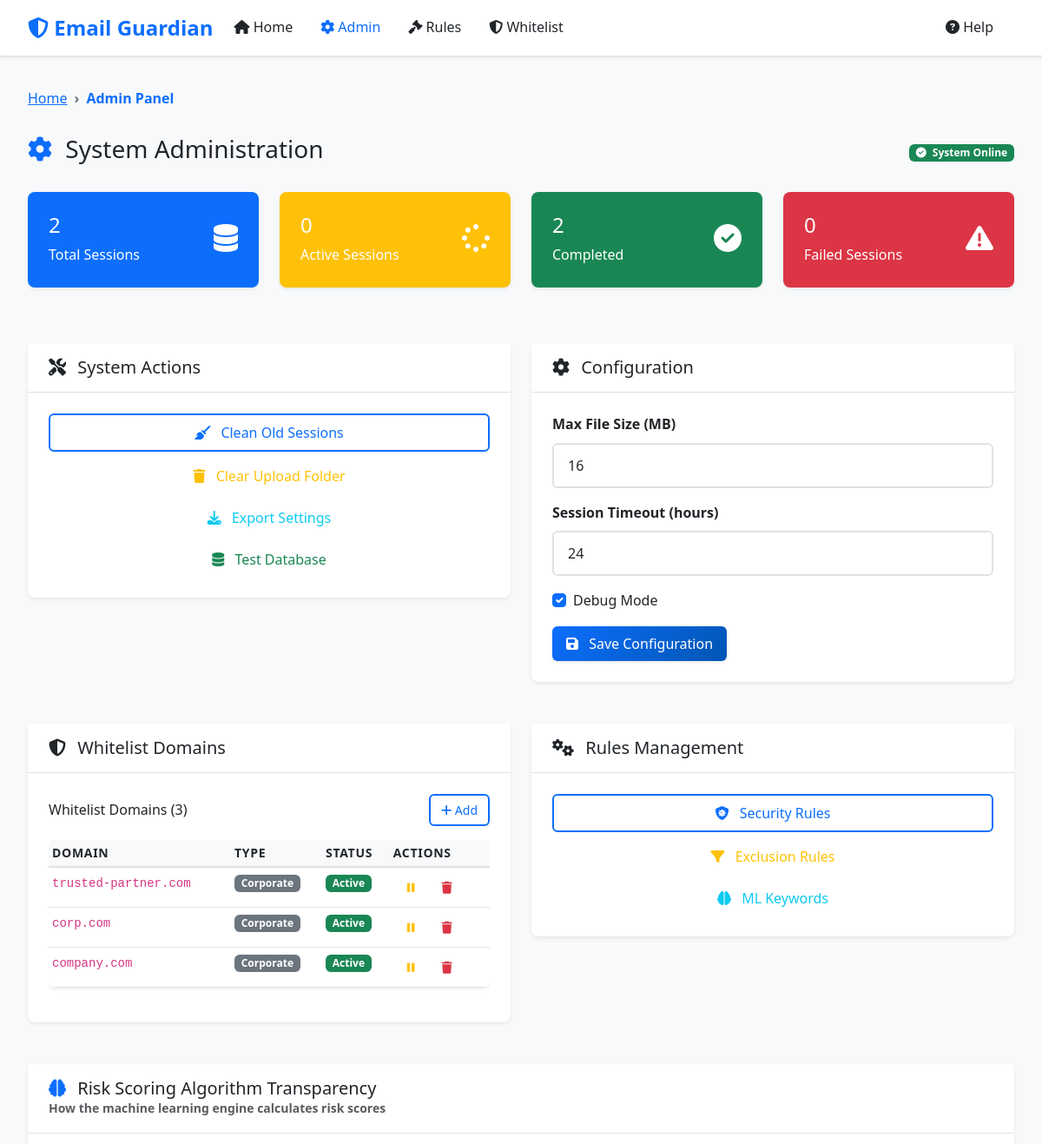
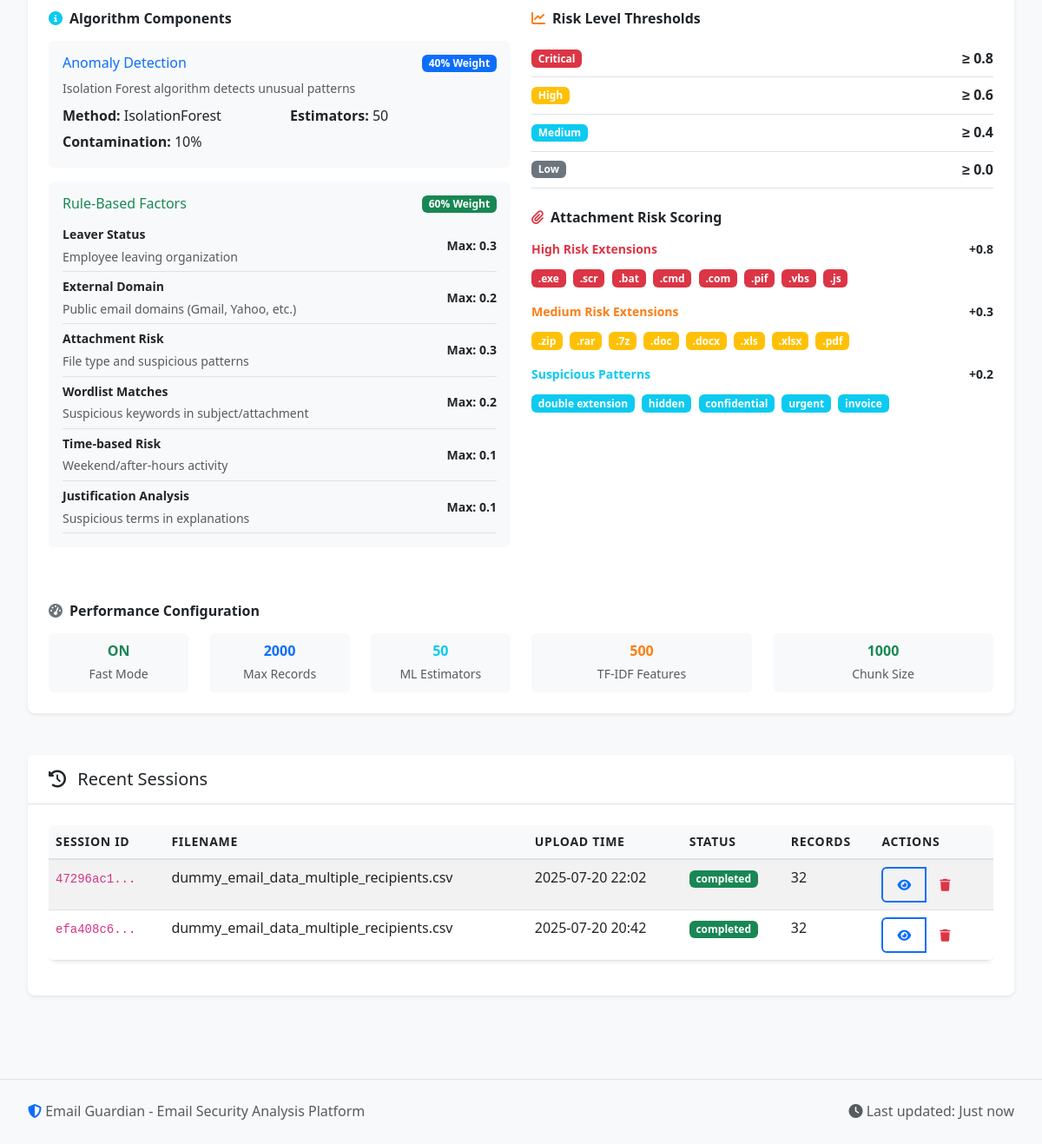
/admin, run on an earlier commit of the app's database (2 pictures, top to bottom).
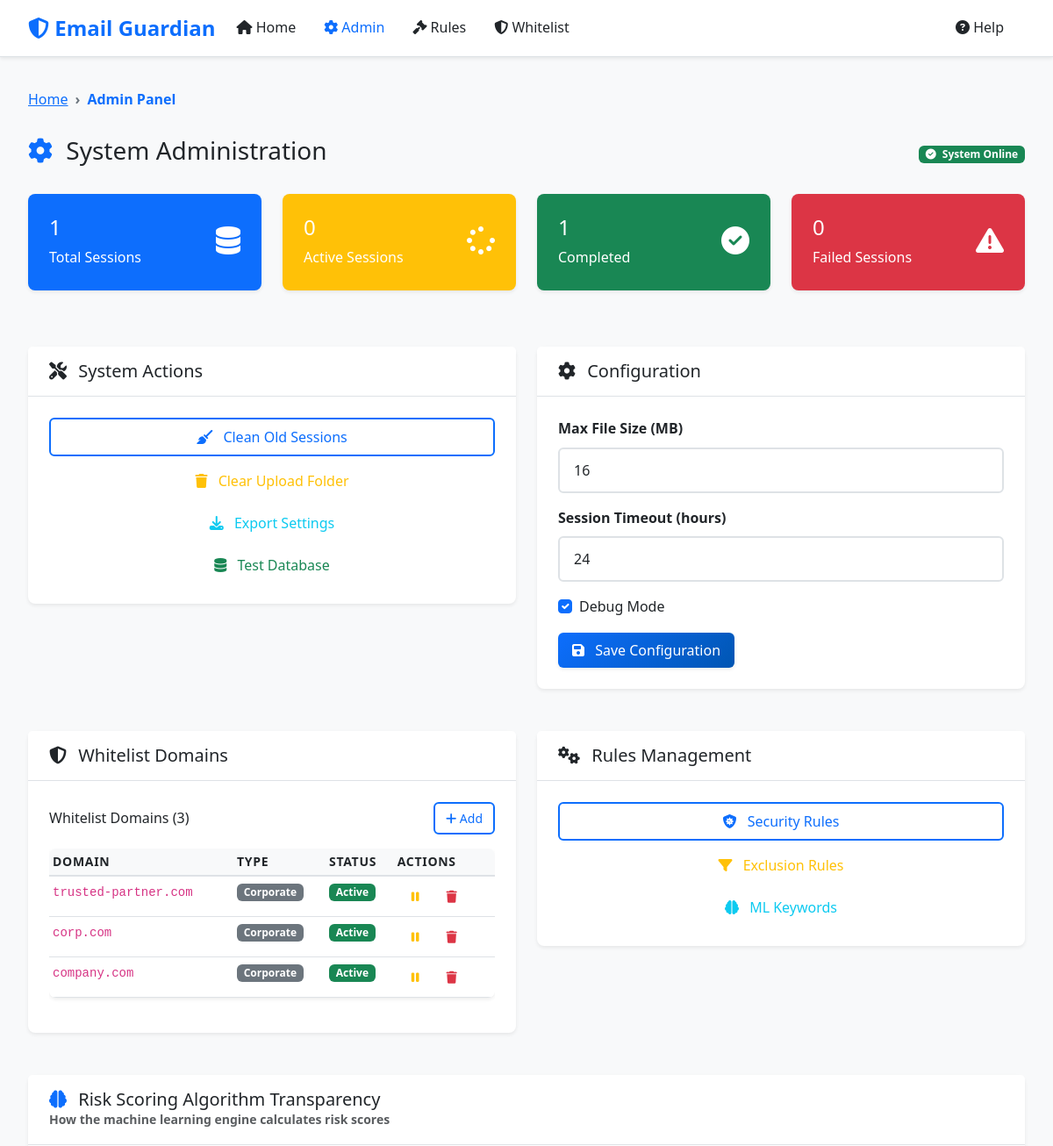
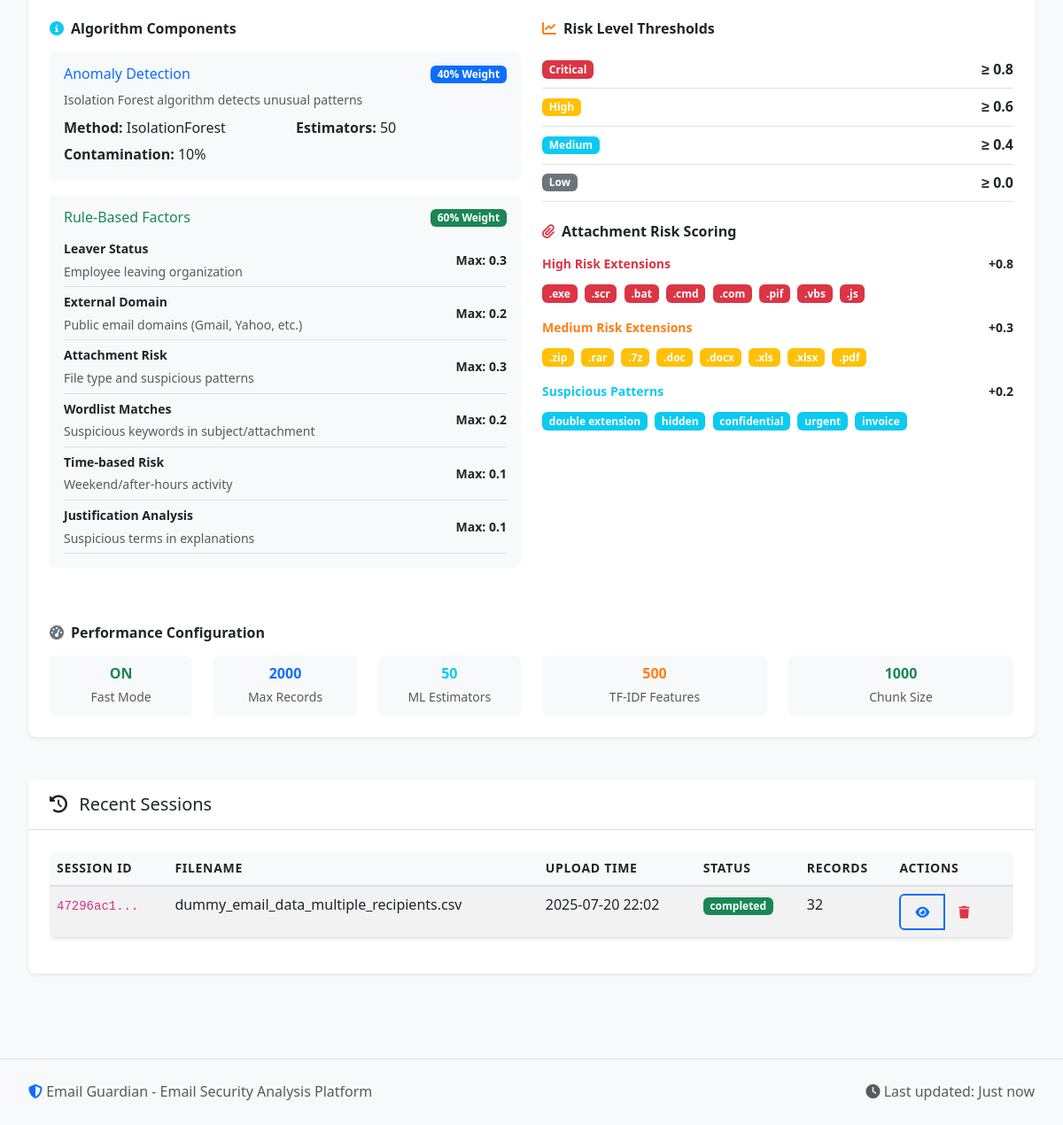
And on a later commit of the database (2 pictures, top to bottom).
### models.py (models this page shows, shortened)
class ProcessingSession(db.Model):
    __tablename__ = 'processing_sessions'
    id = db.Column(db.String(36), primary_key=True)
    filename = db.Column(db.String(255), nullable=False)
    upload_time = db.Column(db.DateTime, default=datetime.utcnow)
    total_records = db.Column(db.Integer, default=0)
    processed_records = db.Column(db.Integer, default=0)
    status = db.Column(db.String(50), default='uploaded')  # uploaded, processing, completed, error
    error_message = db.Column(Text)
    processing_stats = db.Column(JSON)
    data_path = db.Column(db.String(500))
    is_compressed = db.Column(db.Boolean, default=False)
    exclusion_applied = db.Column(db.Boolean, default=False)
    whitelist_applied = db.Column(db.Boolean, default=False)
    rules_applied = db.Column(db.Boolean, default=False)
    ml_applied = db.Column(db.Boolean, default=False)

### routes.py (the view)
@app.route('/admin')
def admin():
    stats = {
        'total_sessions': ProcessingSession.query.count(),
        'active_sessions': ProcessingSession.query.filter_by(status='processing').count(),
        'completed_sessions': ProcessingSession.query.filter_by(status='completed').count(),
        'failed_sessions': ProcessingSession.query.filter_by(status='failed').count()
    }
    recent_sessions = ProcessingSession.query.order_by(ProcessingSession.upload_time.desc()).limit(5).all()
    sessions = ProcessingSession.query.order_by(ProcessingSession.upload_time.desc()).all()
    whitelist_domains = WhitelistDomain.query.filter_by(is_active=True).all()
    attachment_keywords = AttachmentKeyword.query.filter_by(is_active=True).all()
    risk_scoring_info = {
        'thresholds': {
            'critical': 0.8,
            'high': 0.6,
            'medium': 0.4,
            'low': 0.0
        },
        'algorithm_components': {
            'anomaly_detection': {
                'weight': 40,
                'description': 'Isolation Forest algorithm detects unusual patterns',
                'method': 'sklearn.ensemble.IsolationForest',
                'contamination_rate': '10%',
                'estimators': config.ml_estimators
            },
            'rule_based_factors': {
                'weight': 60,
                'factors': [
                    {'name': 'Leaver Status', 'max_score': 0.3, 'description': 'Employee leaving organization'},
                    {'name': 'External Domain', 'max_score': 0.2, 'description': 'Public email domains (Gmail, Yahoo, etc.)'},
                    {'name': 'Attachment Risk', 'max_score': 0.3, 'description': 'File type and suspicious patterns'},
                    {'name': 'Wordlist Matches', 'max_score': 0.2, 'description': 'Suspicious keywords in subject/attachment'},
                    {'name': 'Time-based Risk', 'max_score': 0.1, 'description': 'Weekend/after-hours activity'},
                    {'name': 'Justification Analysis', 'max_score': 0.1, 'description': 'Suspicious terms in explanations'}
                ]
            }
        },
        'attachment_scoring': {
            'high_risk_extensions': ['.exe', '.scr', '.bat', '.cmd', '.com', '.pif', '.vbs', '.js'],
            'high_risk_score': 0.8,
            'medium_risk_extensions': ['.zip', '.rar', '.7z', '.doc', '.docx', '.xls', '.xlsx', '.pdf'],
            'medium_risk_score': 0.3,
            'suspicious_patterns': ['double extension', 'hidden', 'confidential', 'urgent', 'invoice'],
            'pattern_score': 0.2
        },
        'performance_config': {
            'fast_mode': config.fast_mode,
            'max_ml_records': config.max_ml_records,
            'ml_estimators': config.ml_estimators,
            'tfidf_max_features': config.tfidf_max_features,
            'chunk_size': config.chunk_size
        }
    }
    return render_template('admin.html',
                         stats=stats,
                         recent_sessions=recent_sessions,
                         sessions=sessions,
                         whitelist_domains=whitelist_domains,
                         attachment_keywords=attachment_keywords,
                         risk_scoring_info=risk_scoring_info)

### templates/admin.html (shortened to what the changed rows need)
{% extends "base.html" %}
{% block content %}
<div class="row">
    <div class="col-12">
        <div class="d-flex justify-content-between align-items-center mb-4">
            <h1 class="h3">
                <i class="fas fa-cog text-primary me-2"></i>
                System Administration
            </h1>
        </div>
    </div>
</div>
<div class="row mb-4">
    <div class="col-md-3 mb-3">
        <div class="card text-white bg-primary">
            <div class="card-body">
                <div class="d-flex justify-content-between">
                    <div>
                        <h4 class="card-title">{{ stats.total_sessions }}</h4>
                        <p class="card-text">Total Sessions</p>
                    </div>
                </div>
            </div>
        </div>
    </div>
    <div class="col-md-3 mb-3">
        <div class="card text-white bg-success">
            <div class="card-body">
                <div class="d-flex justify-content-between">
                    <div>
                        <h4 class="card-title">{{ stats.completed_sessions }}</h4>
                        <p class="card-text">Completed</p>
                    </div>
                </div>
            </div>
        </div>
    </div>
</div>
<div class="row mb-4">
    <div class="col-12">
        <div class="card">
            <div class="card-body">
                <div class="row">
                    <div class="col-lg-6 mb-4">
                        <div class="algorithm-component mb-3 p-3 bg-light rounded">
                            <div class="rule-factors">
                                {% for factor in risk_scoring_info.algorithm_components.rule_based_factors.factors %}
                                <div class="d-flex justify-content-between align-items-center py-1 border-bottom">
                                    <div>
                                        <small class="fw-bold">{{ factor.name }}</small>
                                        <br><small class="text-muted">{{ factor.description }}</small>
                                    </div>
                                    <div class="text-end">
                                        <small class="fw-bold">Max: {{ "%.1f"|format(factor.max_score) }}</small>
                                    </div>
                                </div>
                                {% endfor %}
                            </div>
                        </div>
                    </div>
                    <div class="col-lg-6 mb-4">
                        <div class="risk-thresholds mb-4">
                            {% for level, threshold in risk_scoring_info.thresholds.items() %}
                            <div class="d-flex justify-content-between align-items-center py-2 border-bottom">
                                <div class="d-flex align-items-center">
                                    {% if level == 'critical' %}
                                        <div class="badge bg-danger me-2">Critical</div>
                                    {% elif level == 'high' %}
                                        <div class="badge bg-warning me-2">High</div>
                                    {% elif level == 'medium' %}
                                        <div class="badge bg-info me-2">Medium</div>
                                    {% else %}
                                        <div class="badge bg-secondary me-2">Low</div>
                                    {% endif %}
                                </div>
                                <div class="text-end">
                                    <strong>≥ {{ threshold }}</strong>
                                </div>
                            </div>
                            {% endfor %}
                        </div>
                        <div class="attachment-scoring">
                            <div class="mb-3">
                                <div class="extension-list">
                                    {% for ext in risk_scoring_info.attachment_scoring.high_risk_extensions %}
                                        <span class="badge bg-danger me-1">{{ ext }}</span>
                                    {% endfor %}
                                </div>
                            </div>
                            <div class="mb-3">
                                <div class="extension-list">
                                    {% for ext in risk_scoring_info.attachment_scoring.medium_risk_extensions %}
                                        <span class="badge bg-warning me-1">{{ ext }}</span>
                                    {% endfor %}
                                </div>
                            </div>
                            <div>
                                <div class="pattern-list">
                                    {% for pattern in risk_scoring_info.attachment_scoring.suspicious_patterns %}
                                        <span class="badge bg-info me-1">{{ pattern }}</span>
                                    {% endfor %}
                                </div>
                            </div>
                        </div>
                    </div>
                </div>
            </div>
        </div>
    </div>
</div>
<div class="row">
    <div class="col-12">
        <div class="card">
            <div class="card-body">
                {% if recent_sessions %}
                <div class="table-responsive">
                    <table class="table table-striped">
                        <thead>
                            <tr>
                                <th>Session ID</th>
                                <th>Filename</th>
                                <th>Upload Time</th>
                                <th>Status</th>
                                <th>Records</th>
                                <th>Actions</th>
                            </tr>
                        </thead>
                        <tbody>
                            {% for session in recent_sessions %}
                            <tr>
                                <td>
                                    <code>{{ session.id[:8] }}...</code>
                                </td>
                                <td>{{ session.filename }}</td>
                                <td>{{ session.upload_time.strftime('%Y-%m-%d %H:%M') }}</td>
                                <td>
                                    {% if session.status == 'completed' %}
                                        <span class="badge bg-success">{{ session.status }}</span>
                                    {% elif session.status == 'processing' %}
                                        <span class="badge bg-warning">{{ session.status }}</span>
                                    {% elif session.status == 'failed' %}
                                        <span class="badge bg-danger">{{ session.status }}</span>
                                    {% else %}
                                        <span class="badge bg-secondary">{{ session.status }}</span>
                                    {% endif %}
                                </td>
                                <td>{{ session.total_records or 0 }}</td>
                                <td>
                                    <div class="btn-group btn-group-sm" role="group">
                                        <a href="{{ url_for('dashboard', session_id=session.id) }}"
                                           class="btn btn-outline-primary" title="View Dashboard">
                                            <i class="fas fa-eye"></i>
                                        </a>
                                        <button class="btn btn-outline-danger"
                                                onclick="deleteSession('{{ session.id }}')"
                                                title="Delete Session">
                                            <i class="fas fa-trash"></i>
                                        </button>
                                    </div>
                                </td>
                            </tr>
                            {% endfor %}
                        </tbody>
                    </table>
                </div>
                {% else %}
                <div class="text-center py-4">
                    <i class="fas fa-inbox fa-3x text-muted mb-3"></i>
                    <h5 class="text-muted">No sessions found</h5>
                    <p class="text-muted">Upload some files to see session data here.</p>
                </div>
                {% endif %}
            </div>
        </div>
    </div>
</div>
{% endblock %}

What changed in the data, as far as the page shows it:
removed ProcessingSession: id "efa408c6", filename "dummy_email_data_multiple_recipients.csv", upload_time "2025-07-20 20:42", status "completed", total_records "32"
Also different on the page:
{{ stats.total_sessions }}: "2" → "1"
{{ stats.completed_sessions }}: "2" → "1"
